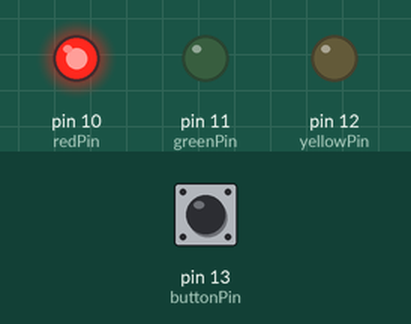
The sketch below on a simulated Arduino Uno, built with avr-gcc and run on an emulated ATmega328P. Shown: output pins drawn as LEDs (lit = HIGH). Dashed ring = blinking. Inputs (shaded band) come from the test bench; at power-on: pin 13 (buttonPin) LOW.

Above: at 1.2 s.
1.3 s: pin 13 (buttonPin) pulled HIGH for 1 s
At 3.4 s:
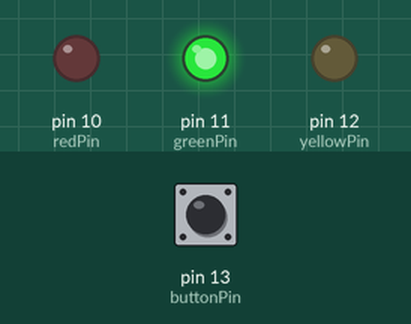
3.8 s: pin 13 (buttonPin) pulled HIGH for 0.15 s
At 4.8 s:
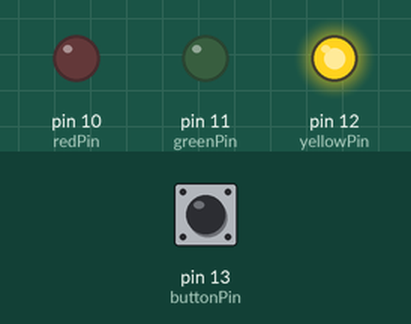
5.4 s: pin 13 (buttonPin) pulled HIGH for 3.2 s
At 5.5 s:
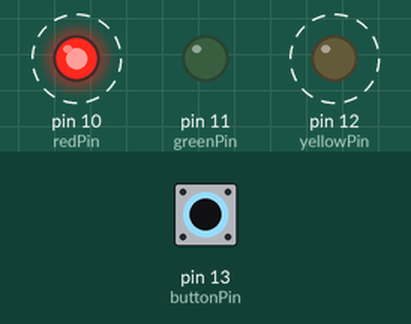
Timing chart, 0 to 9.9 s (numbered marks = the images above; inputs shaded):
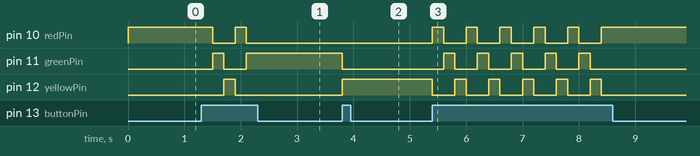

Measured:
- after the input at 1.3 s, pin 10 (redPin): HIGH → LOW after 0.20 s, → HIGH 0.40 s later, → LOW 0.20 s later; pin 11 (greenPin): LOW → HIGH after 0.20 s, → LOW 0.20 s later, → HIGH 0.40 s later; pin 12 (yellowPin): LOW → HIGH after 0.40 s, → LOW 0.20 s later
- after the input at 3.8 s, pin 11 (greenPin): HIGH → LOW at once; pin 12 (yellowPin): LOW → HIGH at once
- after the input at 5.4 s, pin 10 (redPin): alternates HIGH for 0.20 s and LOW for 0.40 s, 11 changes in all, then stays HIGH, starting at once; pin 11 (greenPin): alternates HIGH for 0.20 s and LOW for 0.40 s, 10 changes in all, then stays LOW, starting after 0.20 s

The sketch:

TrafficLight.ino
```cpp
int redPin = 10;
int yellowPin = 12;
int greenPin = 11;
int buttonPin = 13;

int state = 0;

void setup()
{
  pinMode(redPin, OUTPUT);
  pinMode(yellowPin, OUTPUT);
  pinMode(greenPin, OUTPUT);
  pinMode(buttonPin, INPUT);
      setLights(HIGH, LOW, LOW);
}

void loop()
{
  if (digitalRead(buttonPin)){
    if (state == 0)
    {
      setLights(HIGH, LOW, LOW);
      state = 1;
    }
    else if (state == 1)
    {
      setLights(LOW, LOW, HIGH);
      state = 2;
    }
    else if (state == 2)
    {
      setLights(LOW, HIGH, LOW);
      state = 0;
    }

    delay(200);
  }
}

void setLights(int red, int yellow, int green)
{
  digitalWrite(redPin, red);
  digitalWrite(yellowPin, yellow);
  digitalWrite(greenPin, green);
}
```
